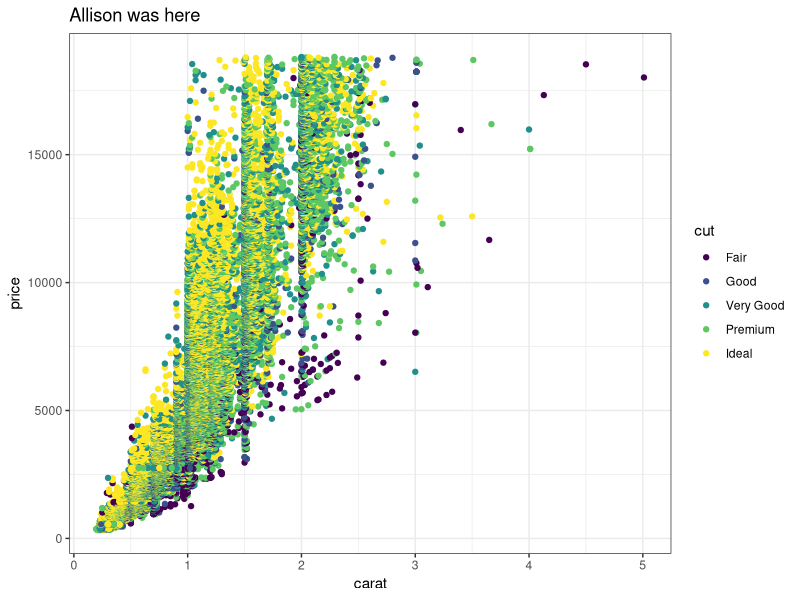
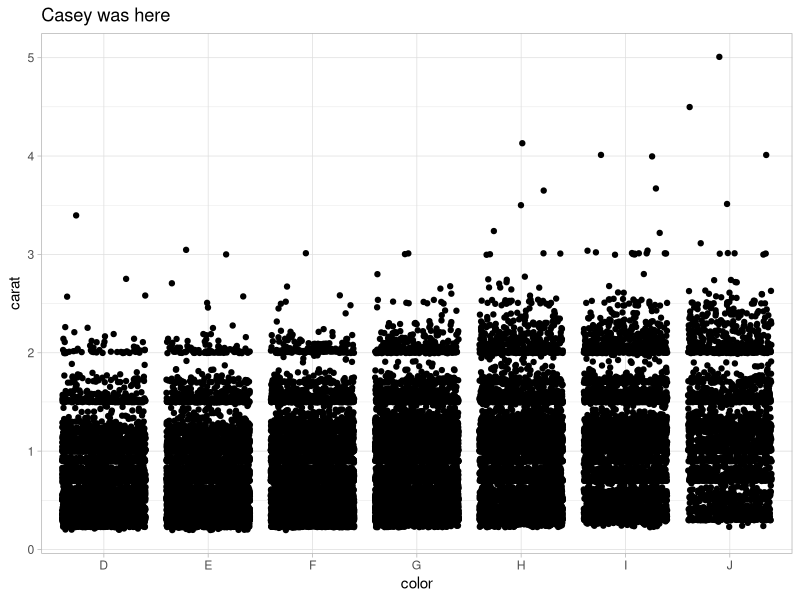
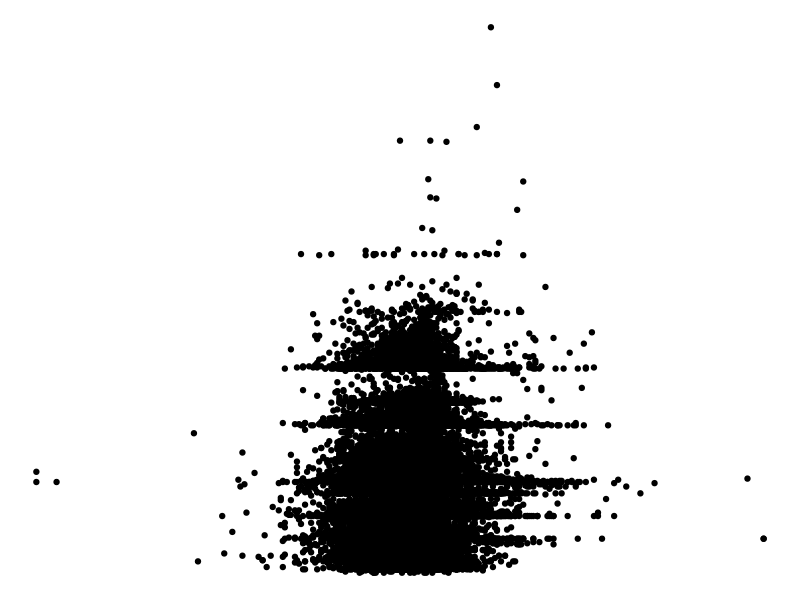

The R source for these figures, in order:
## ---- chunk 1
knitr::opts_chunk$set(echo = TRUE)
library(tidyverse)
## ---- chunk 2
# Partner 1: 
# Run the code below to see the original graph
# Change the code below to make the point color change based on 'cut', and update the theme to theme_bw(). Update the title to include your first name. 

ggplot(data = diamonds, aes(x = carat, y = price)) +
  geom_point(aes(color = cut)) +
  theme_bw() +
  labs(title = "Allison was here")
## ---- chunk 3
# Partner 2: 
# Run the code below to see the original graph
# Change the code below to make the geom a geom_jitter, and update the theme to theme_light. Update the title to include your first name. 

ggplot(data = diamonds, aes(x = color, y = carat)) +
  geom_jitter() +
  theme_light() +
  labs(title = "Casey was here")
## ---- chunk 4
ggplot(data = diamonds, aes(x = depth, y = carat)) +
  geom_point() +
  theme_void()
## ---- chunk 5

